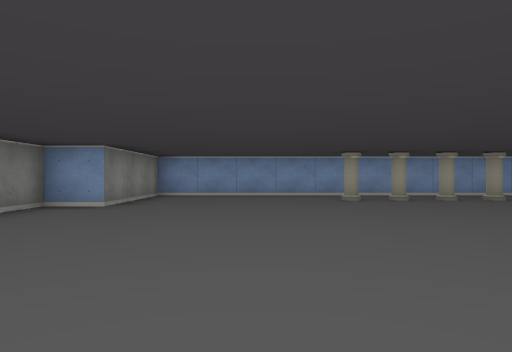
View 1 (above)

18 first-person views from a walk through a cub3D level. The camera is about half as high as the walls, looks level and sees 75° across. The floor is counted in squares. Each view is taken from the middle of a square. On the plan, view 1 faces up. The plan holds only what a view shows up to about 9 squares ahead; the rest is blank.

View 2
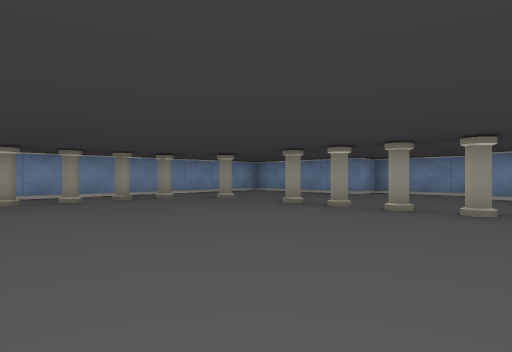

View 3
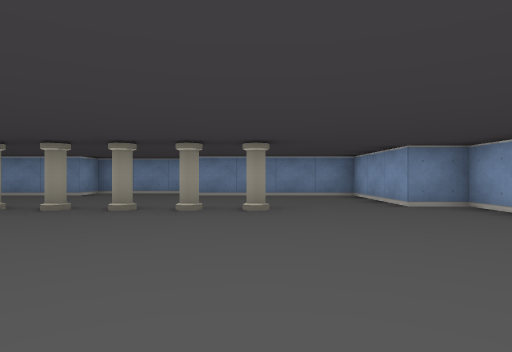

View 4
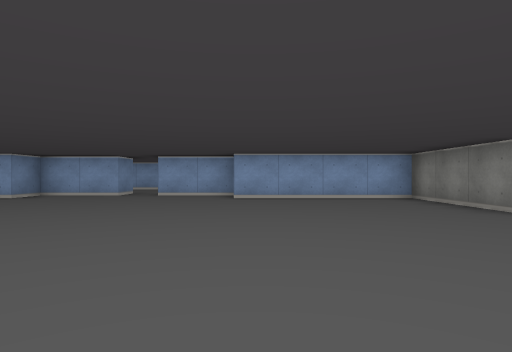

View 5
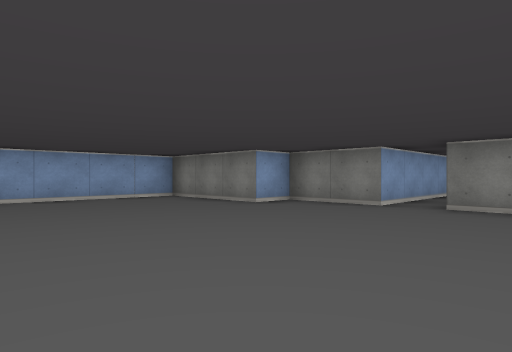

View 6
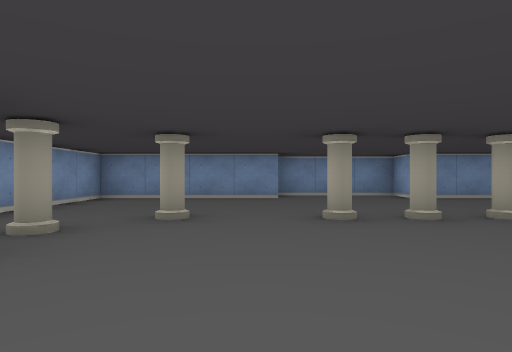

View 7
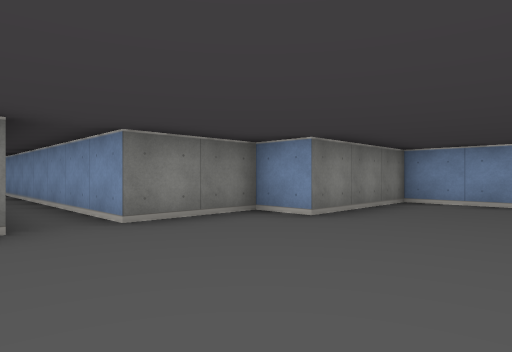

View 8
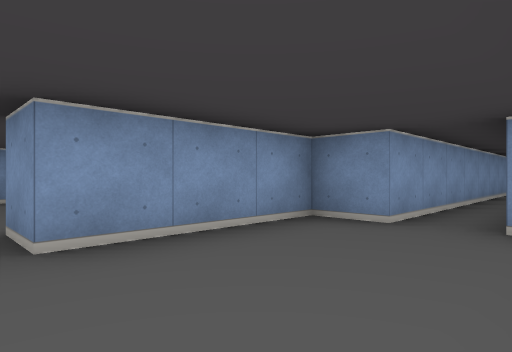

View 9
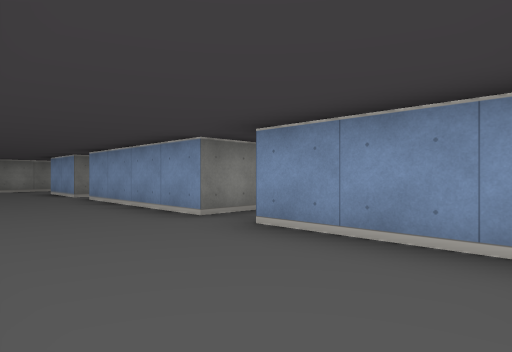

View 10
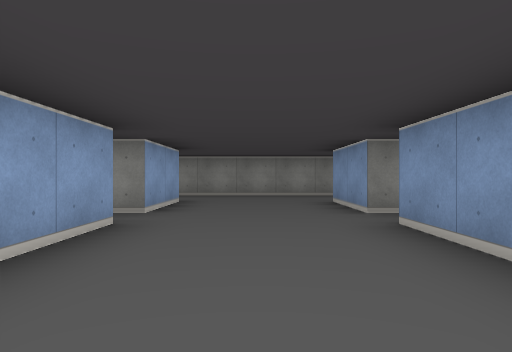

View 11
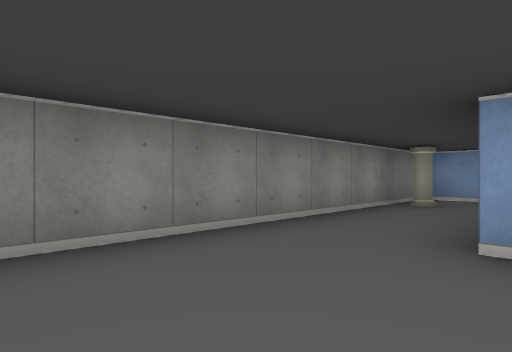

View 12
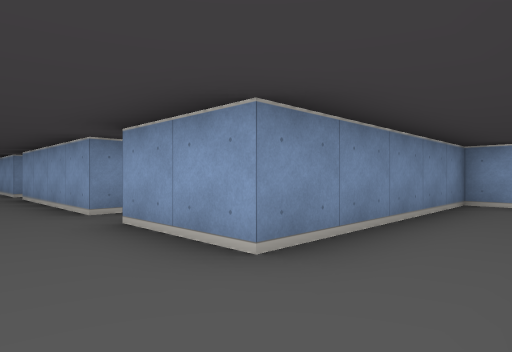

View 13
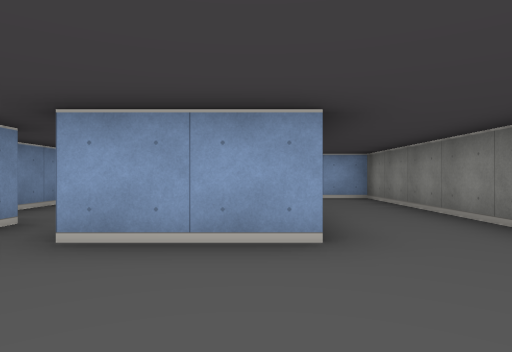

View 14
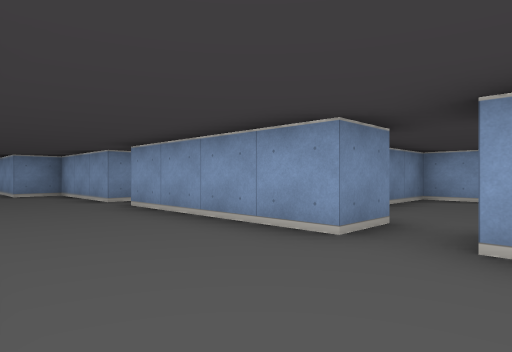

View 15
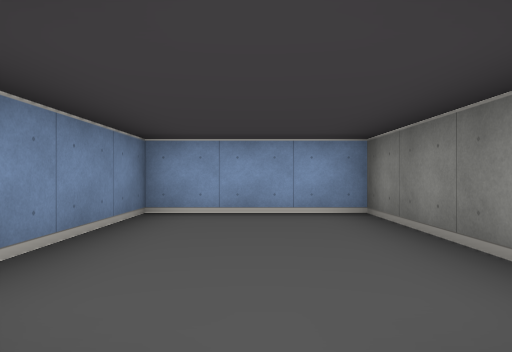

View 16
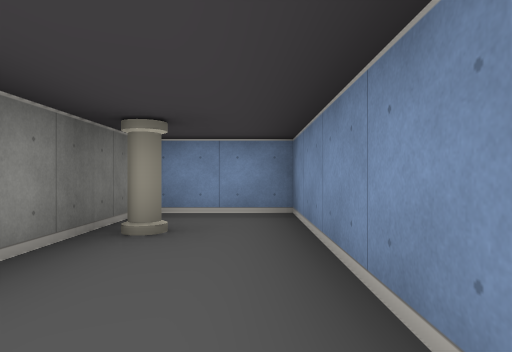

View 17
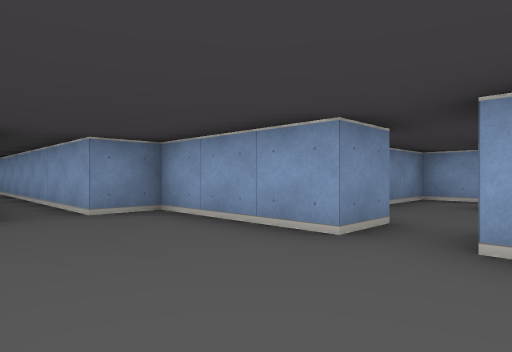

View 18
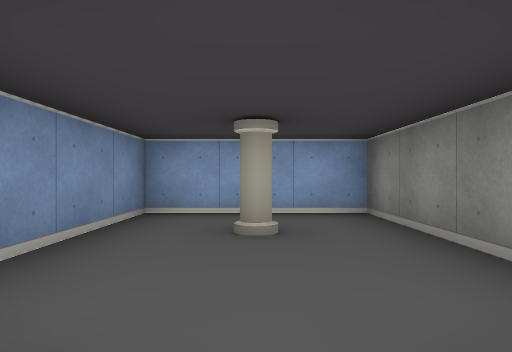

### Floor plan
Points are (right, up) in squares from view 1. A wall is a line through its corners. A room is listed if a view was taken in it or the views show most of it. See-through windows are left out.
Room 1 (views 1, 2, 3, 4, 5, 6, 7)
walls: (1.5, -3.5) (3.5, -3.5); (4.5, -3.5) (6.5, -3.5) (6.5, -2.5) (9.5, -2.5) (9.5, 1.5) (10.5, 1.5) (10.5, 4.5); (10, 4.5) (9.5, 4.5) (9.5, 8.5) (-2.5, 8.5) (-2.5, 5.5) (-3.5, 5.5) (-3.5, 3.5) (-12.5, 3.5); (-12.5, 2.5) (-3.5, 2.5) (-3.5, 0.5) (-2.5, 0.5) (-2.5, -2.5) (1.5, -2.5)
ways out: opening at (-13, 3) to room 2; opening at (4, -4)
objects: pillar (2, 7); pillar (3, 7); pillar (4, 7); pillar (5, 7); pillar (6, 0); pillar (6, 1); pillar (6, 2); pillar (6, 3); pillar (6, 4); pillar (6, 6)
Room 2 (views 8, 9, 10, 11, 12, 13, 14, 16, 17)
walls: (-20.5, 1.5) (-16.5, 1.5); (-21.5, 5) (-21.5, 4.5) (-23.5, 4.5); (-23.5, 5.6) (-23.5, 9.5) (-25.4, 9.5); (-16.5, 5.5) (-16.5, 4.5) (-20.5, 4.5); (-15.5, 1.5) (-12.5, 1.5) (-12.5, 2.5); (-25.5, 9) (-25.5, -3.5) (-23.5, -3.5) (-23.5, 1.5) (-21.5, 1.5); (-12.5, 3.5) (-12.5, 4.5) (-15.5, 4.5) (-15.5, 5.5)
ways out: opening at (-13, 3) to room 1; opening at (-21, 1) to room 3; opening at (-16, 1) to room 4; opening at (-21, 5); opening at (-16, 5)
objects: pillar (-25, 8)
Room 3 (view 15)
walls: (-22.5, -0.9) (-22.5, -3.5) (-19.5, -3.5) (-19.5, -0.9); (-20.5, 0.5) (-20.5, 1.5); (-21.5, 1.5) (-21.5, 1)
ways out: opening at (-21, 1) to room 2
Room 4 (view 18)
walls: (-17.5, -0.9) (-17.5, -3.5) (-14.5, -3.5) (-14.5, -0.9); (-15.5, 0.5) (-15.5, 1.5)
ways out: opening at (-16, 1) to room 2
objects: pillar (-16, -2)

Where each view was taken, in squares from view 1:
view 1: 0 up, 0 right, facing up
view 2: 0 up, 1 right, facing up-right
view 3: 0 up, 1 right, facing right
view 4: 5 up, 1 right, facing down
view 5: 5 up, 2 right, facing down-left
view 6: 5 up, 2 right, facing right
view 7: 2 up, 0 right, facing up-left
view 8: 2 up, 16 left, facing up-right
view 9: 2 up, 13 left, facing up-left
view 10: 3 up, 17 left, facing left
view 11: 2 up, 23 left, facing up-left
view 12: 3 up, 25 left, facing down-right
view 13: 4 up, 23 left, facing down
view 14: 4 up, 22 left, facing down-right
view 15: 1 up, 21 left, facing down
view 16: 5 up, 24 left, facing up
view 17: 4 up, 17 left, facing down-right
view 18: 1 up, 16 left, facing down
